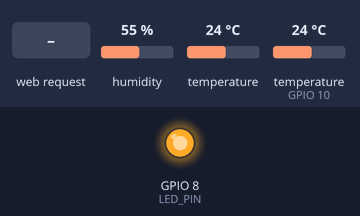
Bench run of a sketch on a simulated ESP32-C3. Parts: output pins drawn as LEDs (lit = HIGH). The inputs (shaded band) are chosen by the test bench; at power-on: humidity 55 %, temperature 24 °C, temperature (sensor on GPIO 10) 24 °C. WiFi joins after 1.5 s; servers stay silent unless stated; what the sketch prints to the serial monitor is not drawn.

Above: at 1.6 s.
At 2.7 s:
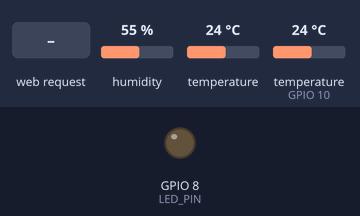
2.8 s: HTTP request GET / received
4.3 s: HTTP request GET /temperature received
5.8 s: HTTP request GET /humidity received
Timing chart, 0 to 8.8 s (numbered marks = the images above; inputs shaded):
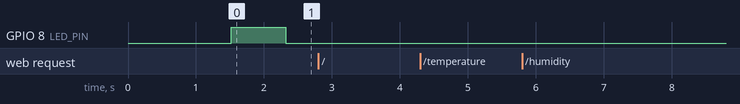

Measured:
- after the input at 2.8 s, every drawn part: stays the same
- after the input at 4.3 s, every drawn part: stays the same
- after the input at 5.8 s, every drawn part: stays the same

The sketch:

api_webserver_esp32c3_supermini.ino
```cpp
#define ESP32_RTOS

#include <Arduino.h>
#include <WiFi.h>
#include <WebServer.h>
#include <ArduinoJson.h>

#include <OneWire.h>
#include <DallasTemperature.h>

#include "Adafruit_Sensor.h"
#include "Adafruit_AM2320.h"

#include "credentials.h"

#define LED_PIN 8
// Data wire is plugged into port 4 on the ESP32
#define ONE_WIRE_BUS 10

// Setup a oneWire instance to communicate with any OneWire devices (not just Maxim/Dallas temperature ICs)
OneWire oneWire(ONE_WIRE_BUS);

// Pass our oneWire reference to Dallas Temperature.
DallasTemperature sensors(&oneWire);

Adafruit_AM2320 am2320 = Adafruit_AM2320();

// Create AsyncWebServer object on port 80
WebServer server(80);

StaticJsonDocument<250> jsonDocument;
char buffer[250];

float temperature;
float humidity;
float dtemperatureC;

void setup_routing() {
  server.on("/", handle_OnConnect);   // Define handling function for root URL
  server.onNotFound(handle_NotFound); // Define handling function for 404 (Not Found)
  server.on("/temperature", getTemperature);
  server.on("/humidity", getHumidity);
  server.on("/data", getData);
  server.on("/led", HTTP_POST, handlePost);

  server.begin();
}

void create_json(char *tag, float value, char *unit) {
  jsonDocument.clear();
  jsonDocument["type"] = tag;
  jsonDocument["value"] = value;
  jsonDocument["unit"] = unit;
  serializeJson(jsonDocument, buffer);
}

void add_json_object(char *tag, float value, char *unit) {
  JsonObject obj = jsonDocument.createNestedObject();
  obj["type"] = tag;
  obj["value"] = value;
  obj["unit"] = unit;
}

void read_sensor_data(void * parameter) {
   for (;;) {
     digitalWrite(LED_PIN, HIGH); // Turn the LED LED white
     temperature = am2320.readTemperature();
     humidity = am2320.readHumidity();
     Serial.println("Read sensor data");
     sensors.requestTemperatures(); // Send the command to get temperatures
     dtemperatureC = sensors.getTempCByIndex(0);
     digitalWrite(LED_PIN, LOW); // Turn the LED LED off

     vTaskDelay(60000 / portTICK_PERIOD_MS);
   }
}

void getTemperature() {
  Serial.println("Get temperature");
  create_json("temperature", temperature, "°C");
  server.send(200, "application/json", buffer);
}

void getHumidity() {
  Serial.println("Get humidity");
  create_json("humidity", humidity, "%");
  server.send(200, "application/json", buffer);
}

void getData() {
  Serial.println("Get AM2320 Sensor Data");
  jsonDocument.clear();
  add_json_object("temperature", temperature, "°C");
  add_json_object("humidity", humidity, "%");
  serializeJson(jsonDocument, buffer);
  server.send(200, "application/json", buffer);
}

void handlePost() {
  if (server.hasArg("plain") == false) {
  }
  String body = server.arg("plain");
  deserializeJson(jsonDocument, body);

  Serial.println("Received POST request");

  const char* data = jsonDocument["sensor"];
  Serial.println(data);

  server.send(200, "application/json", "{}");
}

void handle_OnConnect()
{
  // Check if any reading failed and send "N/A" if so
  if (isnan(temperature) || isnan(humidity))
  {
    Serial.println("Failed to read from AM2320 sensor!");
    server.send(200, "text/html", SendHTML("N/A", "N/A", "N/A"));
  }
  else
  {
    Serial.print("Temperature: ");
    Serial.println(temperature);
    Serial.print("Humidity: ");
    Serial.println(humidity);
    server.send(200, "text/html", SendHTML( String(dtemperatureC), String(temperature), String(humidity))); // Send the HTML page with the values
  }
}

// Handle not found URL
void handle_NotFound()
{
  server.send(404, "text/plain", "Not found");
}

// Generate the HTML content to display
String SendHTML(String dTemperaturestat, String Temperaturestat, String Humiditystat)
{
  String ptr = "<!DOCTYPE html> <html>\n";
  ptr += "<head><meta name=\"viewport\" content=\"width=device-width, initial-scale=1.0, user-scalable=no\">\n";
  ptr += "<title>ESP32 Temperature & Humidity</title>\n";
  ptr += "<style>html { font-family: Helvetica; display: inline-block; margin: 0px auto; text-align: center;}\n";
  ptr += "body{margin-top: 50px;} h1 {color: #444444;margin: 50px auto 30px;}\n";
  ptr += "p {font-size: 24px;color: #444444;margin-bottom: 10px;}\n";
  ptr += "</style>\n";
  ptr += "</head>\n";
  ptr += "<body>\n";
  ptr += "<div id=\"webpage\">\n";
  ptr += "<h1>ESP32 Temperature & Humidity</h1>\n";

  ptr += "<p>Dallas Temperature: ";
  ptr += dTemperaturestat;
  ptr += " &deg;C</p>";
  ptr += "<p>Temperature: ";
  ptr += Temperaturestat;
  ptr += " &deg;C</p>";
  ptr += "<p>Humidity: ";
  ptr += Humiditystat;
  ptr += "%</p>";

  ptr += "</div>\n";
  ptr += "</body>\n";
  ptr += "</html>\n";
  return ptr;
}

void setup_task() {
  xTaskCreate(
  read_sensor_data,
  "Read sensor data",
  1000,
  NULL,
  1,
  NULL
  );
}


void setup() {
  // put your setup code here, to run once:
    Serial.begin(115200);
    while (!Serial) {
      delay(10); // hang out until serial port opens
    }

    pinMode(LED_PIN, OUTPUT); // Initialize the LED_BUILTIN pin as an output

    Serial.println("Initializing Dallas Temperature IC");
    sensors.begin();

    Serial.println("Initializing Adafruit AM2320");
    am2320.begin();

    WiFi.begin(mySSID, myPASSWORD);
    Serial.println("Connecting");
    while(WiFi.status() != WL_CONNECTED) {
      delay(500);
      Serial.print(".");
    }
    Serial.println("");
    Serial.print("Connected to WiFi network with IP Address: ");
    Serial.println(WiFi.localIP());

    setup_task();
    setup_routing();
}

void loop() {
#ifdef defined(ESP32_RTOS) && defined(ESP32)
#else
  server.handleClient(); // Handle client requests
#endif
}
```

credentials.h
```cpp
#pragma once
const char* mySSID = "rochi";
const char* myPASSWORD = "dsl@5678";
```
